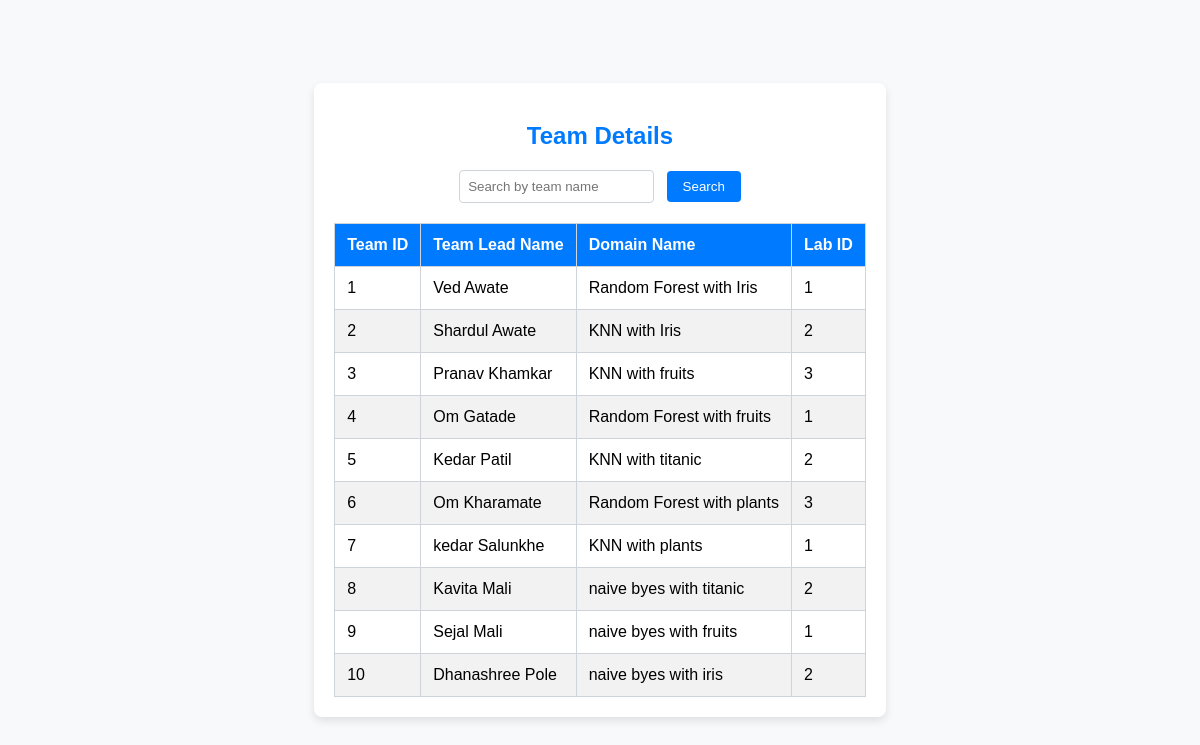
The page /team_details on the database its author committed.
### tables this page shows
CREATE TABLE teams (
            team_id INTEGER PRIMARY KEY,
            team_lead_name TEXT,
            domain_name TEXT,
            lab_id INTEGER,
            FOREIGN KEY (lab_id) REFERENCES labs (lab_id)
        );

### app.py (the view)
@app.route('/team_details')
def team_details():
    connection = sqlite3.connect('data.db')
    cursor = connection.cursor()
    teams = cursor.execute('SELECT * FROM teams').fetchall()
    connection.close()
    return render_template('team_details.html', teams=teams)

### templates/team_details.html (shortened to what this page needs)
<!DOCTYPE html>
<html lang="en">
<head>
</head>
<body>
    <div>
        <h2>Team Details</h2>
        <form action="/search_team_details" method="post">
            <input type="text" id="searcher" name="searcher" placeholder="Search by team name">
            <button type="submit">Search</button>
        </form>
        <table>
            <thead>
                <tr>
                    <th>Team ID</th>
                    <th>Team Lead Name</th>
                    <th>Domain Name</th>
                    <th>Lab ID</th>
                </tr>
            </thead>
            <tbody>
                {% for team in teams %}
                    <tr>
                        <td>{{ team[0] }}</td>
                        <td>{{ team[1] }}</td>
                        <td>{{ team[2] }}</td>
                        <td>{{ team[3] }}</td>
                    </tr>
                {% endfor %}
            </tbody>
        </table>
    </div>
</body>
</html>

### templates/team_details.html (style rules this page uses)
body { font-family: 'Arial', sans-serif; background-color: #f8f9fa; margin: 0; padding: 0; display: flex; align-items: center; justify-content: center; height: 100vh; }
div { text-align: center; padding: 20px; background-color: #ffffff; border-radius: 8px; box-shadow: 0 4px 8px rgba(0, 0, 0, 0.1); }
h2 { color: #007bff; }
form { margin: 20px 0; }
input[type="text"] { padding: 8px; margin-right: 8px; border: 1px solid #ced4da; border-radius: 4px; box-sizing: border-box; }
button { padding: 8px 16px; background-color: #007bff; color: #ffffff; border: none; border-radius: 4px; cursor: pointer; }
table { width: 100%; border-collapse: collapse; margin-top: 20px; }
th, td { border: 1px solid #ced4da; padding: 12px; text-align: left; }
th { background-color: #007bff; color: #ffffff; }
tr:nth-child(even) { background-color: #f2f2f2; }

### rows shown on the page
teams: team_id "1", team_lead_name "Ved Awate", domain_name "Random Forest with Iris", lab "1"
teams: team_id "2", team_lead_name "Shardul Awate", domain_name "KNN with Iris", lab "2"
teams: team_id "3", team_lead_name "Pranav Khamkar", domain_name "KNN with fruits", lab "3"
teams: team_id "4", team_lead_name "Om Gatade", domain_name "Random Forest with fruits", lab "1"
teams: team_id "5", team_lead_name "Kedar Patil", domain_name "KNN with titanic", lab "2"
teams: team_id "6", team_lead_name "Om Kharamate", domain_name "Random Forest with plants", lab "3"
teams: team_id "7", team_lead_name "kedar Salunkhe", domain_name "KNN with plants", lab "1"
teams: team_id "8", team_lead_name "Kavita Mali", domain_name "naive byes with titanic", lab "2"
teams: team_id "9", team_lead_name "Sejal Mali", domain_name "naive byes with fruits", lab "1"
teams: team_id "10", team_lead_name "Dhanashree Pole", domain_name "naive byes with iris", lab "2"
